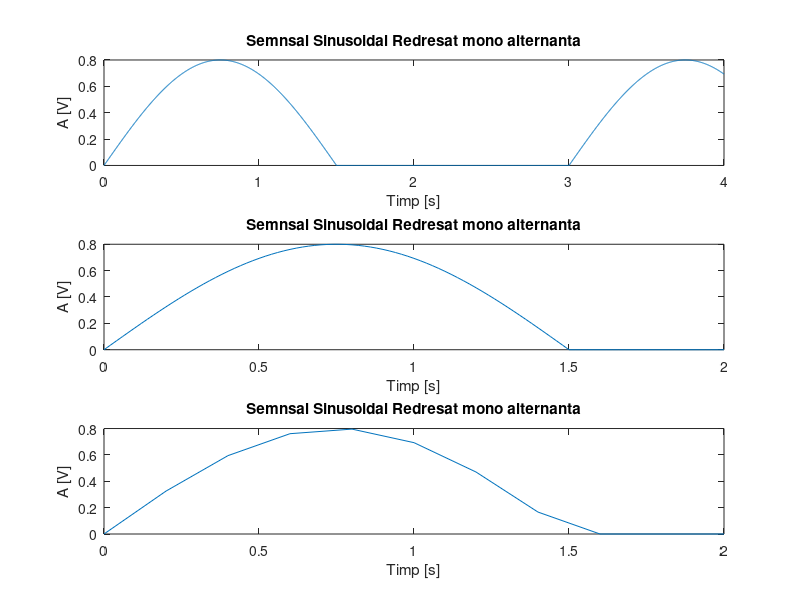

Write MATLAB code to recreate this figure.
%Semnal sinusoidal redresat mono alternanta cu parametrii:
%perioada T=3s, amplitudine A=0.8


%Pentru t = 2ms rezolutia temporala
t = 0:0.002:4; %0.002 = 2ms = rezolutia temporala
%Intrucat sin(t) are implicit perioada T=1 si amplitudinea A=1, argumentul trebuie inmultit cu 1/3 
%pentru acorespunde T=3s, iar functia insasi cu 0.8 pentru a satisface A=0.8.
s=0.8*sin(2*pi*t*1/3);
s (s<0) = 0 %Conditie impusa pentru monoredresare
hold on
subplot(3,1,1)
plot(t, s),title('Semnsal Sinusoidal Redresat mono alternanta'),xlabel('Timp [s]'),ylabel('A [V]')



%Pentru t = 20ms rezolutia temporala

t=0:0.02:2; %0.02 = 20ms = rezolutia temporala
s=0.8*sin(2*pi*t*1/3);
s(s<0) = 0
hold on
subplot(3,1,2)
plot(t, s),title('Semnsal Sinusoidal Redresat mono alternanta'),xlabel('Timp [s]'),ylabel('A [V]')



%Pentru t = 200ms rezolutia temporala

t=0:0.2:2;%t=0:0.2:2; %0.2 = 200ms = rezolutia temporala
s=0.8*sin(2*pi*t*1/3);
s(s<0) = 0
hold on
subplot(3,1,3)
plot(t, s),title('Semnsal Sinusoidal Redresat mono alternanta'),xlabel('Timp [s]'),ylabel('A [V]')


